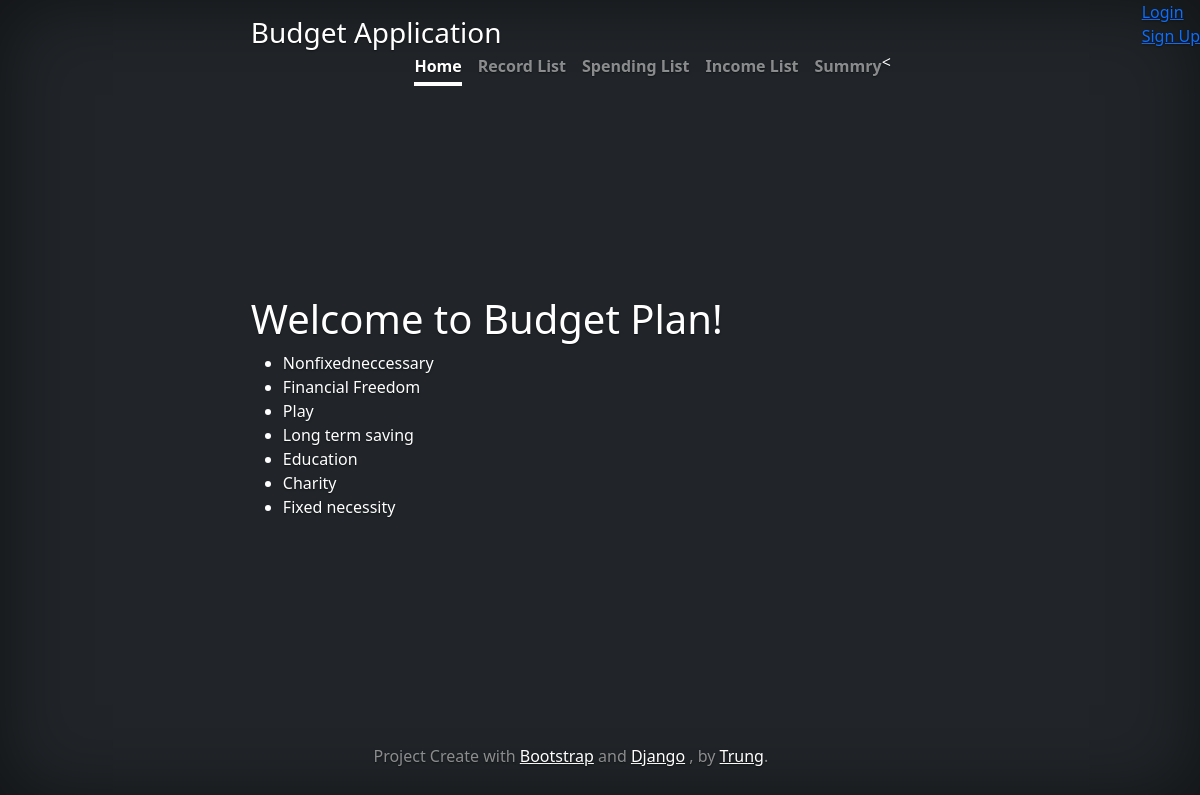
Screenshot of /budget/category/list/ with the database file from the repository.
### budget/models.py (models this page shows, shortened)
class Category(models.Model):
    name = CharField(max_length=128)
    method = ForeignKey(SavingMethod, null=True, on_delete=models.DO_NOTHING)

### budget/views.py (the view)
# urls.py: path('budget/category/list/', CategoryListView.as_view(), name='category_list'),
class CategoryListView(ListView):
    template_name = "categories/list.html"
    model = Category
    context_object_name = "category_list"

### budget/templates/categories/list.html
{% extends "base.html" %}
{% block content %}
  <h1>Welcome to Budget Plan!</h1>
  <ul>
    {% for category in category_list %}
      <li>
        {{ category.name }}
      </li>
    {% endfor %}
  </ul>
{% endblock %}

### budget/templates/cover.css (style rules this page uses)
body { text-shadow: 0 .05rem .1rem rgba(0, 0, 0, .5); box-shadow: inset 0 0 5rem rgba(0, 0, 0, .5); }

### rows the page displays
Category: name "Nonfixedneccessary"
Category: name "Financial Freedom"
Category: name "Play"
Category: name "Long term saving"
Category: name "Education"
Category: name "Charity"
Category: name "Fixed necessity"
